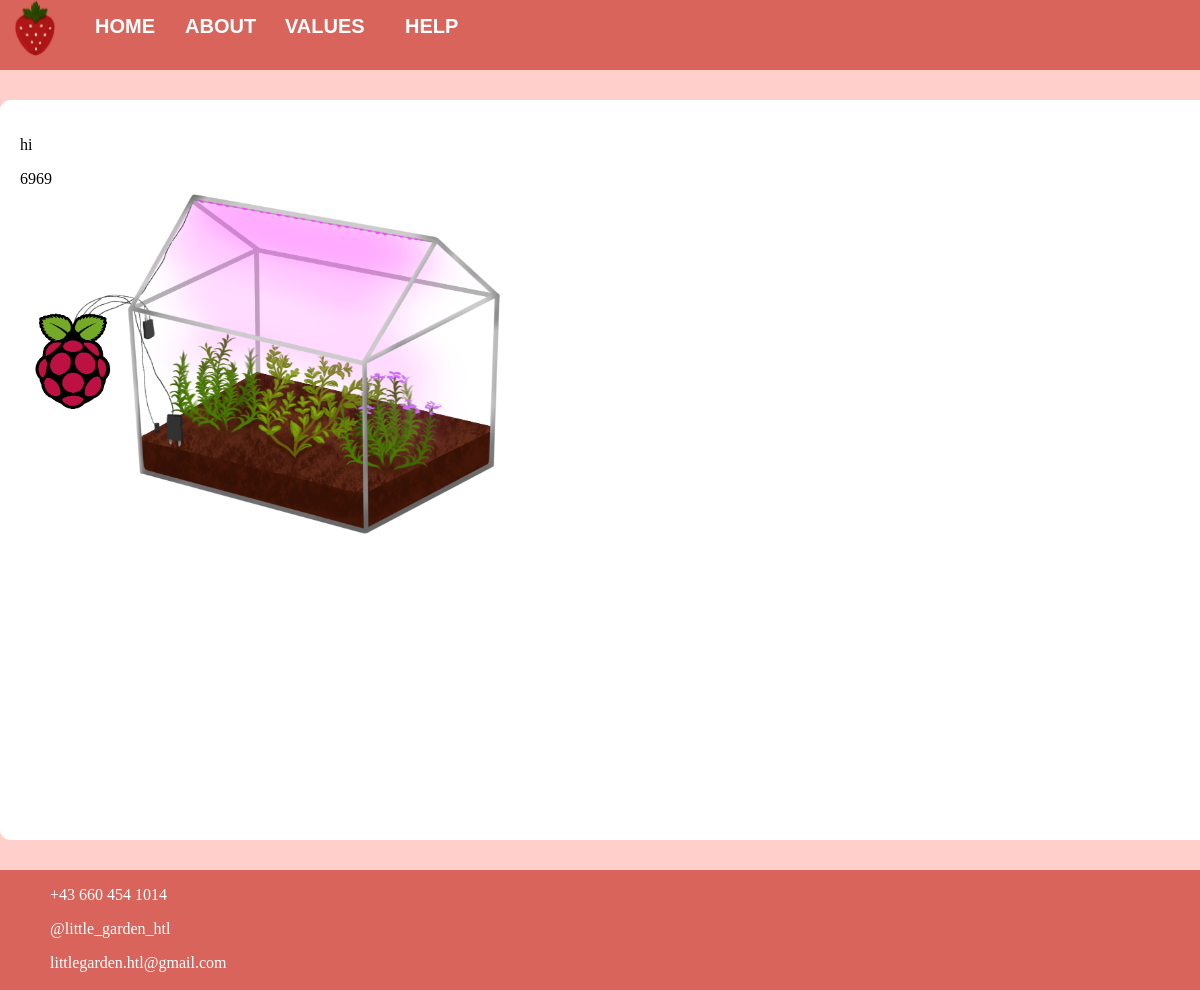
Page /home on the earlier database version.
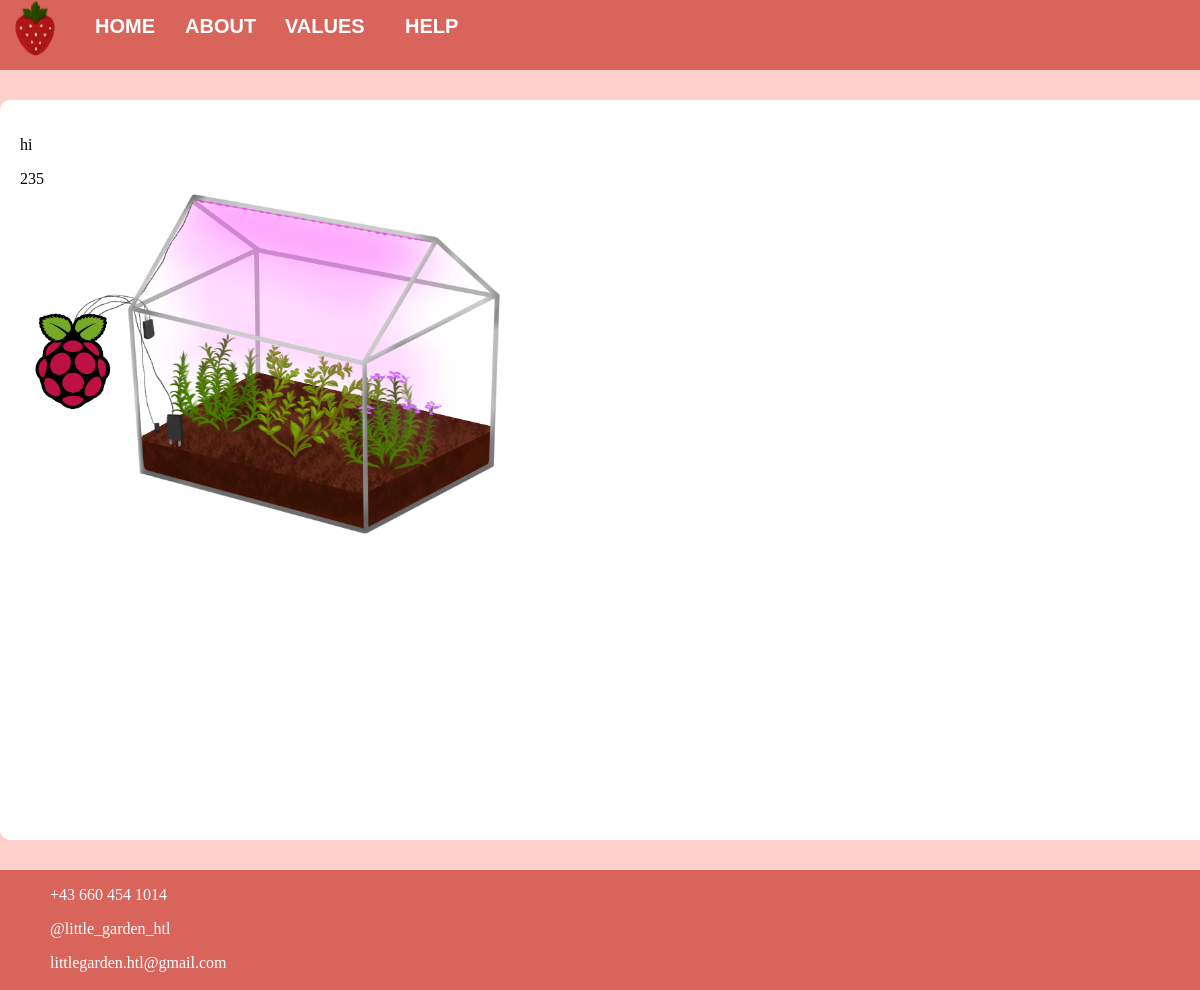
Same page on the later database version.
### app.py (models this page shows, shortened)
class SensorData(db.Model):
    id = db.Column(db.Integer, primary_key=True)
    sensor_data = db.Column(db.Integer, default=0)

### app.py (the view)
@app.route("/home")
def home():
    return render_template("Home.html", data=SensorData.query.first().sensor_data)

### templates/Home.html (shortened to what this page needs)
<!DOCTYPE HTML>
<html>
    <head>
    </head>
    <body bgcolor="#ffcfcb">
        <link href="{{ url_for('static', filename='Home.css')}}" rel="stylesheet">
        <div class="grid-container">
            <div class="grid-item"> <img src="{{ url_for('static', filename='HomeLogo.png')}}" width="40px" height="auto"></div>
            <div class="grid-item-BTN"><button class="button" onclick="myFunctionhome()" >HOME</button></div>
            <div class="grid-item-BTN"><button class="button" onclick="myFunctionabout()">ABOUT</button></div>
            <div class="grid-item-BTN"><button class="button" onclick="myFunctionvalues()">VALUES</button></div>
            <div class="grid-item-BTN"><button class="button" onclick="myFunctionhelp()">HELP</button></div>
        </div>
        <div class="rcorners">
            <p>hi</p>
            <div id="sensor_data">
                {{data}}
            </div>
            <img src="{{ url_for('static', filename='FirstIdea.png')}}" width="500px" height="auto" >
        </div>
        <div class="footer">
        <p>+43 660 454 1014</p>
        <p>@little_garden_htl</p>
        <p>littlegarden.htl@gmail.com</p>
        </div>
    </body>
</html>

### static/Home.css (style rules this page uses)
html, body { width: 100%; height: 100%; margin: 0px; padding: 0px; overflow-x: hidden; }
.button { padding: 15px 25px; color: white; border: 0px solid; background-color: transparent; font-weight : bold ; font-size : 20px; }
.grid-container { display: grid; grid-template-columns: 70px 90px 100px 120px 50px auto ; background-color: #d8645b; grid-template-columns: repeat(5 ); grid-template-rows: repeat(1, 70px); }
.grid-item { background-color: #d8645b; padding: 0px; font-size: 30px; text-align: center; }
.grid-item-BTN { background-color: #d8645b; padding: 0px; text-align: center; }
.rcorners { border-radius: 10px; background: #ffffff; padding: 20px; width: 1200px; height: 700px; margin-left: auto; margin-right: auto; margin-top: 30px; margin-bottom: 30px; }
.footer { left: 0; bottom: 0; height: 100px; width: 100%; background-color: #d8645b; color: white; text-align: left; display: inline-block; padding-left: 50px; padding-bottom: 20px; }

Differences in the rows shown:
no longer on this page (row edited): SensorData: sensor_data "6969"
Other differences:
{{ data }}: (not shown) → "235"
